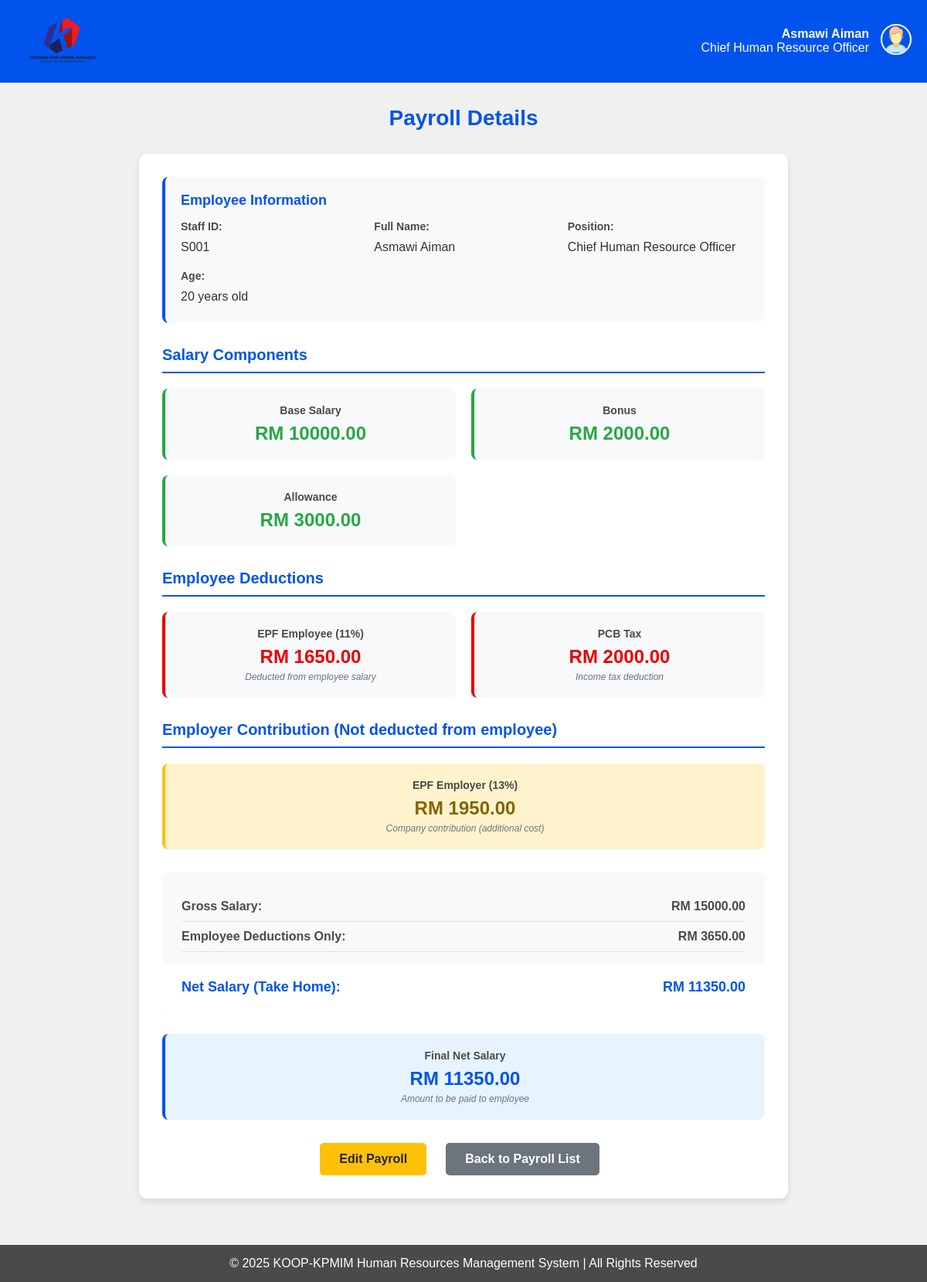
/hr/payroll/view/S001/ (signed in), run on the app's committed database.
### HRMS/models.py (models this page shows, shortened)
class HR(models.Model):
    id = models.TextField(primary_key=True)
    password = models.TextField(default='')
    staffid = models.ForeignKey(STAFF, on_delete=models.CASCADE, default='')

class STAFF(models.Model):
    id = models.TextField(primary_key=True, max_length=12)
    name = models.TextField(default='')
    position = models.TextField(default='')
    phone = models.TextField(default='')
    email = models.EmailField(default='')
    password = models.TextField(default='')
    STATUS = [
        ('',''),
        ('Married','married'),
        ('Single','single'),
    ]
    status = models.TextField(choices=STATUS, default='')
    GENDER = [
        ('',''),
        ('Male', 'male'),
        ('Female', 'female'),
    ]
    gender = models.TextField(choices=GENDER, default='')
    date_of_birth = models.DateField()
    @property
    def age(self):
        today = date.today()
        return today.year - self.date_of_birth.year
    bank_number = models.TextField(default='')
    emergency_contact = models.TextField(default='')

class PAYROLL(models.Model):
    id = models.AutoField(primary_key=True)
    base = models.DecimalField(max_digits=10, decimal_places=2, default=0.00)
    bonus = models.DecimalField(max_digits=10, decimal_places=2, default=0.00)
    allowance = models.DecimalField(max_digits=10, decimal_places=2, default=0.00)
    pcb = models.DecimalField(max_digits=10, decimal_places=2, default=0.00)
    epf_employer = models.DecimalField(max_digits=10, decimal_places=2, default=0.00)
    epf_employee = models.DecimalField(max_digits=10, decimal_places=2, default=0.00)
    net_salary = models.DecimalField(max_digits=10, decimal_places=2, default=0.00)
    staffid = models.ForeignKey(STAFF, on_delete=models.CASCADE)

### HRMS/views.py (the view)
# urls.py: path('hr/payroll/view/<str:staff_id>/', views.view_payroll, name='view_payroll'),
def view_payroll(request, staff_id):
    if not request.session.get('user_type') == 'hr':
        request.session.flush()
        messages.error(request, "You do not have permission to view this page. Please login again")
        return redirect('login')
    try:
        hr_id = request.session.get('user_id')
        hr = HR.objects.get(id=hr_id)
        staff = get_object_or_404(STAFF, id=staff_id)
        payroll = get_object_or_404(PAYROLL, staffid=staff)
        context = {
            'staff': staff,
            'hr': hr,
            'payroll': payroll,
        }
        return render(request, 'hr/view_payroll.html', context)
    except Exception as e:
        messages.error(request, f"An error occurred: {str(e)}")
        return redirect('payroll')

### HRMS/templates/hr/view_payroll.html (shortened to what this page needs)
{% load static %}
<!DOCTYPE html>
<html lang="en">
<head>
</head>
<body>
    <header>
        <a href="{% url 'hrmenu' %}">
            <img src="{% static 'img/logo.png' %}" alt="KOOP-KPMIM Logo" class="logo">
        </a>
        <div class="header-right">
            <div class="user-info">
                <div><strong>{{ hr.staffid.name }}</strong></div>
                <div>{{ hr.staffid.position }}</div>
            </div>
            <div class="user-dropdown">
                <img src="{% static 'img/user.png' %}" alt="User Profile" class="user-image" onclick="toggleDropdown()">
            </div>
        </div>
    </header>
    <main>
        <h1>Payroll Details</h1>
        <div class="container">
            <div class="staff-info">
                <h3>Employee Information</h3>
                <div class="info-grid">
                    <div class="info-item">
                        <span class="info-label">Staff ID:</span>
                        <span class="info-value">{{ staff.id }}</span>
                    </div>
                    <div class="info-item">
                        <span class="info-label">Full Name:</span>
                        <span class="info-value">{{ staff.name }}</span>
                    </div>
                    <div class="info-item">
                        <span class="info-label">Position:</span>
                        <span class="info-value">{{ staff.position }}</span>
                    </div>
                    <div class="info-item">
                        <span class="info-label">Age:</span>
                        <span class="info-value">{{ staff.age }} years old</span>
                    </div>
                </div>
            </div>
            <div class="payroll-section">
                <h3 class="section-title">Salary Components</h3>
                <div class="payroll-grid">
                    <div class="payroll-card">
                        <div class="card-label">Base Salary</div>
                        <div class="card-amount positive">RM {{ payroll.base|floatformat:2 }}</div>
                    </div>
                    <div class="payroll-card">
                        <div class="card-label">Bonus</div>
                        <div class="card-amount positive">RM {{ payroll.bonus|floatformat:2 }}</div>
                    </div>
                    <div class="payroll-card">
                        <div class="card-label">Allowance</div>
                        <div class="card-amount positive">RM {{ payroll.allowance|floatformat:2 }}</div>
                    </div>
                </div>
            </div>
            <div class="payroll-section">
                <h3 class="section-title">Employee Deductions</h3>
                <div class="payroll-grid">
                    <div class="payroll-card deduction">
                        <div class="card-label">EPF Employee (11%)</div>
                        <div class="card-amount negative">RM {{ payroll.epf_employee|floatformat:2 }}</div>
                        <div class="card-note">Deducted from employee salary</div>
                    </div>
                    <div class="payroll-card deduction">
                        <div class="card-label">PCB Tax</div>
                        <div class="card-amount negative">RM {{ payroll.pcb|floatformat:2 }}</div>
                        <div class="card-note">Income tax deduction</div>
                    </div>
                </div>
            </div>
            <div class="payroll-section">
                <h3 class="section-title">Employer Contribution (Not deducted from employee)</h3>
                <div class="payroll-grid">
                    <div class="payroll-card employer-info">
                        <div class="card-label">EPF Employer (13%)</div>
                        <div class="card-amount employer">RM {{ payroll.epf_employer|floatformat:2 }}</div>
                        <div class="card-note">Company contribution (additional cost)</div>
                    </div>
                </div>
            </div>
            <div class="summary-section">
                <div class="summary-row">
                    <span class="summary-label">Gross Salary:</span>
                    <span class="summary-amount">RM {{ payroll.base|add:payroll.bonus|add:payroll.allowance|floatformat:2 }}</span>
                </div>
                <div class="summary-row">
                    <span class="summary-label">Employee Deductions Only:</span>
                    <span class="summary-amount">RM {{ payroll.epf_employee|add:payroll.pcb|floatformat:2 }}</span>
                </div>
                <div class="summary-row">
                    <span class="summary-label">Net Salary (Take Home):</span>
                    <span class="summary-amount">RM {{ payroll.net_salary|floatformat:2 }}</span>
                </div>
            </div>
            <div class="payroll-grid">
                <div class="payroll-card net-salary">
                    <div class="card-label">Final Net Salary</div>
                    <div class="card-amount net">RM {{ payroll.net_salary|floatformat:2 }}</div>
                    <div class="card-note">Amount to be paid to employee</div>
                </div>
            </div>
            <div class="button-group">
                <a href="{% url 'edit_payroll' staff.id %}" class="btn btn-warning">Edit Payroll</a>
                <a href="{% url 'payroll' %}" class="btn btn-secondary">Back to Payroll List</a>
            </div>
        </div>
    </main>
    <footer>
        <p>&copy; 2025 KOOP-KPMIM Human Resources Management System | All Rights Reserved</p>
    </footer>
</body>
</html>

### HRMS/templates/hr/view_payroll.html (style rules this page uses)
:root { --primary-color: #F0F0F0; --secondary-color: #0053ED; --accent-color: #E90000; --text-color: #4A4A4A; }
* { margin: 0; padding: 0; box-sizing: border-box; font-family: Arial, sans-serif; }
body { background-color: var(--primary-color); color: var(--text-color); min-height: 100vh; display: flex; flex-direction: column; }
header { background-color: var(--secondary-color); color: white; padding: 20px; display: flex; justify-content: space-between; align-items: center; }
.logo { width: 120px; height: auto; }
.header-right { display: flex; align-items: center; }
.user-info { margin-right: 15px; text-align: right; }
.user-dropdown { position: relative; display: inline-block; }
.user-image { width: 40px; height: 40px; border-radius: 50%; cursor: pointer; border: 2px solid white; }
main { flex: 1; padding: 30px; max-width: 900px; margin: 0 auto; width: 100%; }
h1 { color: var(--secondary-color); margin-bottom: 30px; font-size: 28px; text-align: center; }
.container { background: white; border-radius: 10px; box-shadow: 0 4px 8px rgba(0, 0, 0, 0.1); padding: 30px; margin-bottom: 30px; }
.staff-info { background-color: #f8f9fa; border-radius: 8px; padding: 20px; margin-bottom: 30px; border-left: 4px solid var(--secondary-color); }
.staff-info h3 { color: var(--secondary-color); margin-bottom: 15px; font-size: 18px; }
.info-grid { display: grid; grid-template-columns: repeat(auto-fit, minmax(200px, 1fr)); gap: 15px; }
.info-item { display: flex; flex-direction: column; }
.info-label { font-weight: bold; color: var(--text-color); font-size: 14px; margin-bottom: 5px; }
.info-value { color: #333; font-size: 16px; padding: 5px 0; }
.payroll-section { margin-bottom: 30px; }
.section-title { color: var(--secondary-color); font-size: 20px; margin-bottom: 20px; border-bottom: 2px solid var(--secondary-color); padding-bottom: 10px; }
.payroll-grid { display: grid; grid-template-columns: repeat(auto-fit, minmax(250px, 1fr)); gap: 20px; margin-bottom: 30px; }
.payroll-card { background-color: #f8f9fa; border-radius: 8px; padding: 20px; border-left: 4px solid #28a745; text-align: center; transition: transform 0.3s ease; }
.payroll-card.deduction { border-left-color: var(--accent-color); }
.payroll-card.employer-info { border-left-color: #ffc107; background-color: #fff3cd; }
.payroll-card.net-salary { border-left-color: var(--secondary-color); background-color: #e7f3ff; }
.card-label { font-size: 14px; color: var(--text-color); margin-bottom: 8px; font-weight: bold; }
.card-amount { font-size: 24px; font-weight: bold; color: #333; }
.card-amount.positive { color: #28a745; }
.card-amount.negative { color: var(--accent-color); }
.card-amount.employer { color: #856404; }
.card-amount.net { color: var(--secondary-color); }
.card-note { font-size: 12px; color: #6c757d; margin-top: 5px; font-style: italic; }
.summary-section { background-color: #f8f9fa; border-radius: 8px; padding: 25px; margin-bottom: 30px; }
.summary-row { display: flex; justify-content: space-between; align-items: center; padding: 10px 0; border-bottom: 1px solid #dee2e6; }
.summary-row:last-child { border-bottom: none; font-weight: bold; font-size: 18px; color: var(--secondary-color); background-color: white; margin: 15px -25px -25px -25px; padding: 20px 25px; border-radius: 0 0 8px 8px; }
.summary-label { font-weight: 600; }
.summary-amount { font-weight: bold; }
.btn { background-color: var(--secondary-color); color: white; border: none; padding: 12px 25px; border-radius: 5px; cursor: pointer; font-weight: bold; font-size: 16px; text-decoration: none; display: inline-block; transition: background-color 0.3s; margin-right: 10px; }
.btn-secondary { background-color: #6c757d; }
.btn-warning { background-color: #ffc107; color: #212529; }
.button-group { display: flex; justify-content: center; gap: 15px; margin-top: 30px; }
footer { background-color: var(--text-color); color: white; text-align: center; padding: 15px; margin-top: auto; }

### data on the page
HR: staffid.name "Asmawi Aiman", staffid.position "Chief Human Resource Officer"
STAFF: id "S001", name "Asmawi Aiman", position "Chief Human Resource Officer", age "20"
PAYROLL: base "10000.00", bonus "2000.00", allowance "3000.00", epf_employee "1650.00", pcb "2000.00", epf_employer "1950.00", base|add "15000.00", epf_employee|add "3650.00", net_salary "11350.00"
